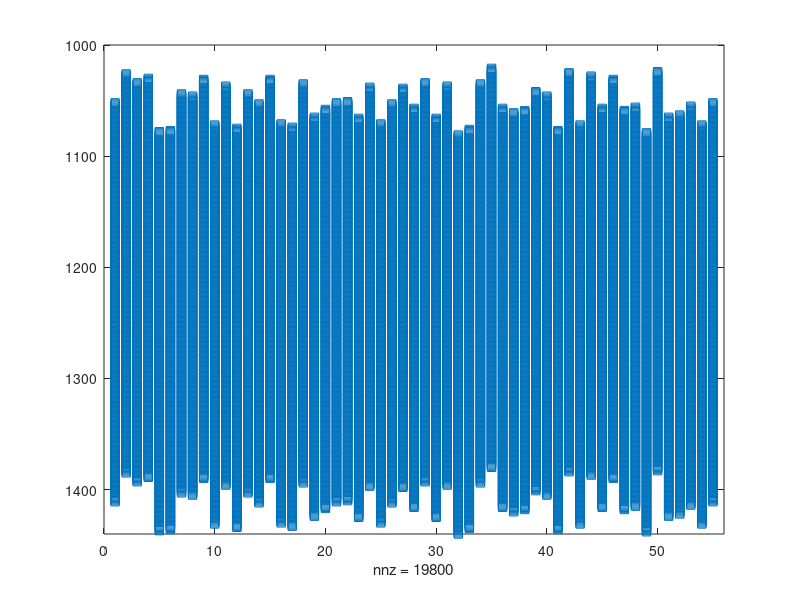

This figure's MATLAB source:
% generateEVarrival.m
clear all
%% Variables
charging_rate = 4;
arrive_time = 17*60 ; % starting at 5:00 pm
charging_slots = 24/charging_rate*60; % number of required charging slots in min

%% Define EV Charging

% lambda variable
paper_lamda = 0.1; % Of Ardakanian paper 1 every 10 seconds
lamda = 1; %I am gonna make one every minute


EVload=zeros(24*60,55);

take_load = linspace(1,55,55); %to select loads randomly
count=0; %how many EVs have dep/arrived
i=0; % to count minute of EV arrival. Start in 18:00
while (count~=55)
    EVs_pm = poissrnd(lamda); %how many cars depart/arrive in this minute
    
     if (count+EVs_pm>55) %to not exceed number of EVs/loads
         EVs_pm = 55-count;
         count_test=count;
     end
     count = count + EVs_pm;
     
    %  to selected load
    for e=1:EVs_pm
        [take_me,idx] = datasample(take_load,1); %take one random load
        
        % modify LP of taked load
        in = arrive_time +i; %to measure the minute of arrival
        
        EVload(in+1:in+charging_slots,take_me) = charging_rate* ones(charging_slots,1);
        
        take_load(:,idx)=[]; %delete used load
    end
    
    i=i+1; %sum one minute to next EVs poisson arrival
end

%% plot
spy(EVload, 's')
ylim([1000 24*60])

%% Save the EV load
save('EVload_4kW.mat','EVload')

